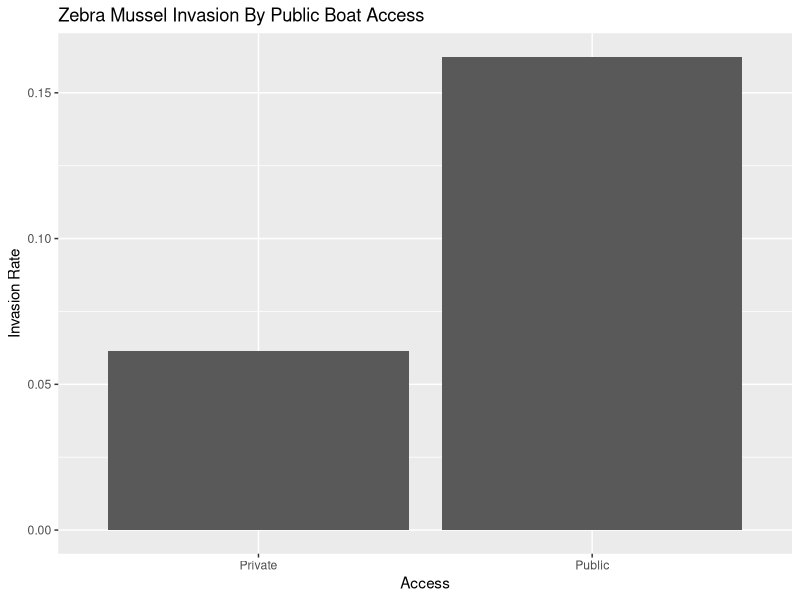
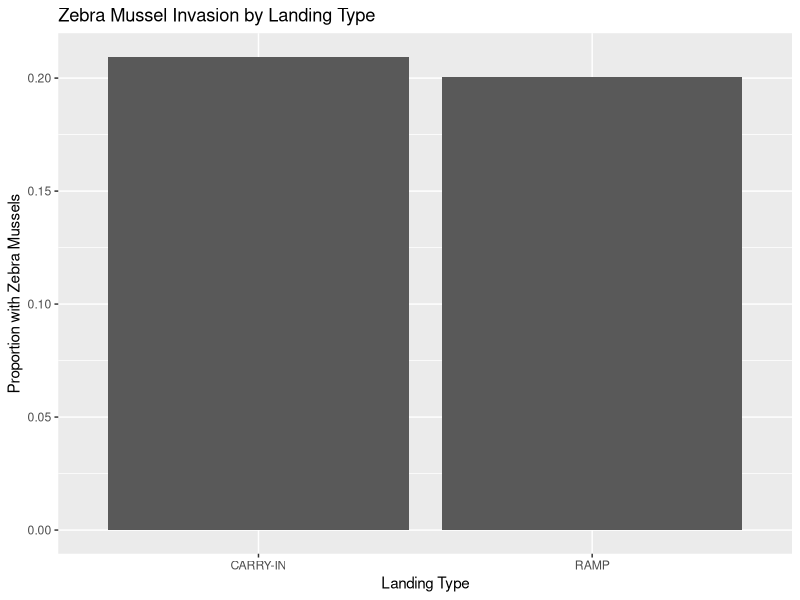
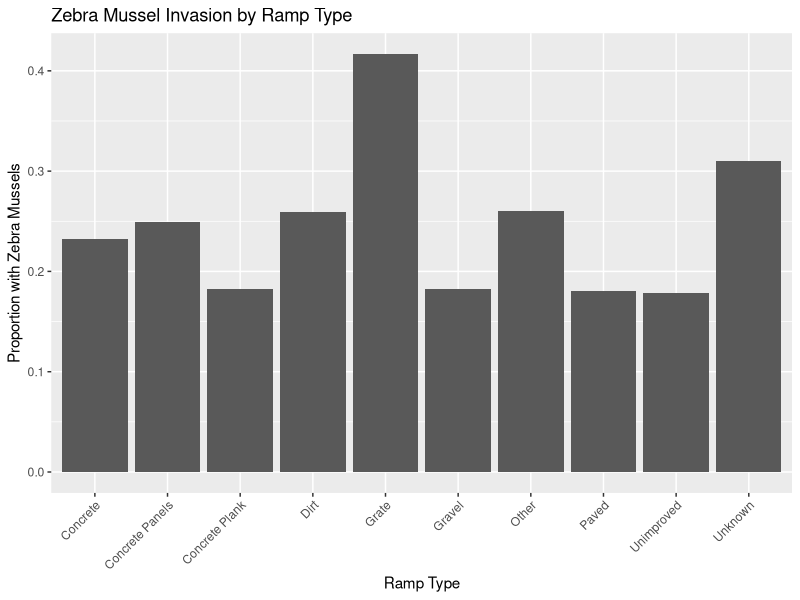

Here is the R script that generated these plots, in order:
## ---- chunk 1
library(tidyverse)
library(readxl)
library(dplyr)
## ---- chunk 2
Boat_Access<-read_csv("Data/Public_Boat_Access_Sites.csv")
AIS<-read_csv("Data/WatersWithAIS (1).csv")
Boat_Access
AIS
## ---- chunk 3
Boat_Access<- Boat_Access |>
  rename(Waterbody_Name= WATERBODY_NAME_TEXT)
## ---- chunk 4
Boat_Access$lake_name <- toupper(Boat_Access$Waterbody_Name)
AIS$lake_name <- toupper(AIS$`Waterbody Name`)

AIS <- AIS |>
  mutate(zebra_present = as.integer(str_detect(`Invasive Species`, "Zebra Mussel")) )

## ---- chunk 5
lake_data <- AIS |>
  left_join(Boat_Access, by = "lake_name", relationship = "many-to-many")
## ---- chunk 6
lake_data<- lake_data |> select(`Waterbody Name`, LANDING_TYPE_CODE, RAMP_TYPE_CODE, zebra_present)
lake_data
## ---- chunk 7
boat_summary <- Boat_Access |>
  group_by(lake_name) |>
  summarize(
    has_public_access = 1,  
    any_ramp = as.integer(any(!is.na(RAMP_TYPE_CODE))),
    any_landing = as.integer(any(!is.na(LANDING_TYPE_CODE)))
  )
boat_summary
## ---- chunk 8
lake_data <- AIS |>
  left_join(boat_summary, by = "lake_name")
lake_data <- lake_data
## ---- chunk 9
lake_data <- lake_data |>
  mutate(
    has_public_access = replace_na(has_public_access, 0),
    any_ramp = replace_na(any_ramp, 0),
    any_landing = replace_na(any_landing, 0)
  )
lake_data <- lake_data |>
  select(lake_name, zebra_present, has_public_access, any_ramp, any_landing)
lake_data
## ---- chunk 10
Invasion_rate_col<- lake_data |>
  group_by(has_public_access) |>
  summarise(invasion_rate = mean(zebra_present, na.rm = TRUE)) |>
  mutate(access = ifelse(has_public_access == 1, "Public", "Private"))|>
  ggplot(aes(x=access, y = invasion_rate)) +
  geom_col() + 
  labs(
    x = "Access", 
    y = "Invasion Rate",
    title = "Zebra Mussel Invasion By Public Boat Access"
  )
Invasion_rate_col
## ---- chunk 11
landing_type_data<- Boat_Access |>
  select(lake_name, LANDING_TYPE_CODE, RAMP_TYPE_CODE) |>
  distinct()
landing_type_data <- landing_type_data |>
  left_join(
    AIS |> select(lake_name, zebra_present),
    by = "lake_name")
landing_type_data
## ---- chunk 12
landing_data<- landing_type_data |>
  filter(!is.na(LANDING_TYPE_CODE)) |>
  filter(!LANDING_TYPE_CODE %in% c("UNKNOWN", "Ramp"))|>
  group_by(LANDING_TYPE_CODE) |>
  summarise(invasion_rate = mean(zebra_present, na.rm = TRUE), n_lakes = n_distinct(lake_name))

landing_data |>
  ggplot(aes(x = LANDING_TYPE_CODE, y = invasion_rate)) +
  geom_col() + labs( x = "Landing Type",
    y = "Proportion with Zebra Mussels",
    title = "Zebra Mussel Invasion by Landing Type")
landing_data
## ---- chunk 13
ramp_data <- landing_type_data |>
  filter(!is.na(RAMP_TYPE_CODE)) |>
  group_by(RAMP_TYPE_CODE) |>
  summarise(
    invasion_rate = mean(zebra_present, na.rm = TRUE),
    n_lakes = n_distinct(lake_name)) 


ramp_data |>
  ggplot(aes(x = RAMP_TYPE_CODE, y = invasion_rate)) +
  geom_col() + labs( x = "Ramp Type",
    y = "Proportion with Zebra Mussels",
    title = "Zebra Mussel Invasion by Ramp Type") +
  theme(axis.text.x = element_text(angle = 45, hjust= 1))
ramp_data
## ---- chunk 14
lake_data |>
  group_by(has_public_access) |>
  summarise(
    invasion_rate = mean(zebra_present, na.rm = TRUE)) |>
  pivot_wider(names_from =has_public_access,values_from= invasion_rate)|>
  knitr::kable(digits = 3, col.names = c("Private", "Public"))
## ---- chunk 15
landing_data |>
  select(LANDING_TYPE_CODE, invasion_rate) |>
  pivot_wider(names_from=LANDING_TYPE_CODE, values_from = invasion_rate)|> 
  knitr::kable(digits = 3, col.names = c("Carry-in", "Ramp"))
## ---- chunk 16
ramp_data|> select(RAMP_TYPE_CODE, invasion_rate) |>
  pivot_wider(names_from=RAMP_TYPE_CODE, values_from = invasion_rate)|> 
  knitr::kable(digits = 2)
